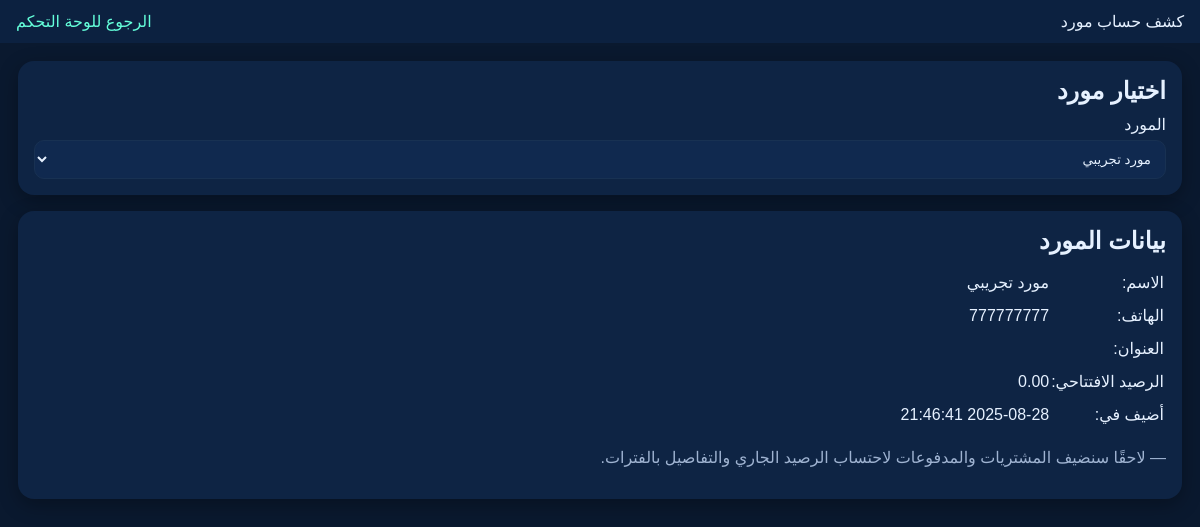
Screenshot of /supplier_statement.php?supplier_id=1 (signed in) with the database file from the repository.
### tables this page shows
CREATE TABLE `suppliers` (
  `id` int(11) NOT NULL,
  `name` varchar(100) NOT NULL,
  `phone` varchar(30) DEFAULT NULL,
  `email` varchar(100) DEFAULT NULL,
  `address` varchar(255) DEFAULT NULL,
  `opening_balance` decimal(14,2) NOT NULL DEFAULT 0.00,
  `created_at` timestamp NOT NULL DEFAULT current_timestamp()
);

### supplier_statement.php (the view, shortened to what this page needs)
<?php
$pdo = db();
$pdo->exec("
CREATE TABLE IF NOT EXISTS suppliers (
  id INT AUTO_INCREMENT PRIMARY KEY,
  name VARCHAR(150) NOT NULL,
  phone VARCHAR(50) DEFAULT NULL,
  address VARCHAR(255) DEFAULT NULL,
  opening_balance DECIMAL(14,2) NOT NULL DEFAULT 0.00,
  created_at TIMESTAMP DEFAULT CURRENT_TIMESTAMP
) ENGINE=InnoDB DEFAULT CHARSET=utf8mb4;
");
$suppliers = $pdo->query("SELECT id,name FROM suppliers ORDER BY name ASC")->fetchAll();
$selected_id = isset($_GET['supplier_id']) ? (int)$_GET['supplier_id'] : 0;
$info = null;
if ($selected_id > 0) {
  $st = $pdo->prepare("SELECT id,name,phone,address,opening_balance,created_at FROM suppliers WHERE id=?");
  $st->execute([$selected_id]);
  $info = $st->fetch();
}
?>
<!doctype html>
<html lang="ar" dir="rtl">
<head>
</head>
<body>
  <div class="header">
    <div>كشف حساب مورد</div>
    <nav><a href="./dashboard.php">الرجوع للوحة التحكم</a></nav>
  </div>
  <div class="wrap">
    <div class="card">
      <h2>اختيار مورد</h2>
      <form method="get" action="./supplier_statement.php">
        <label>المورد</label>
        <select name="supplier_id" onchange="this.form.submit()">
          <?php foreach ($suppliers as $s): ?>
            <option value="<?= (int)$s['id'] ?>" <?= $selected_id===(int)$s['id']?'selected':'' ?>>
              <?= htmlspecialchars($s['name'],ENT_QUOTES,'UTF-8') ?>
            </option>
          <?php endforeach; ?>
        </select>
      </form>
    </div>
    <?php if ($info): ?>
      <div class="card">
        <h2>بيانات المورد</h2>
        <table class="table">
          <tr><td>الاسم:</td><td><?= htmlspecialchars($info['name'],ENT_QUOTES,'UTF-8') ?></td></tr>
          <tr><td>الهاتف:</td><td><?= htmlspecialchars($info['phone']??'',ENT_QUOTES,'UTF-8') ?></td></tr>
          <tr><td>العنوان:</td><td><?= htmlspecialchars($info['address']??'',ENT_QUOTES,'UTF-8') ?></td></tr>
          <tr><td>الرصيد الافتتاحي:</td><td><?= number_format((float)$info['opening_balance'],2) ?></td></tr>
          <tr><td>أضيف في:</td><td><?= htmlspecialchars($info['created_at'],ENT_QUOTES,'UTF-8') ?></td></tr>
        </table>
        <p class="muted">— لاحقًا سنضيف المشتريات والمدفوعات لاحتساب الرصيد الجاري والتفاصيل بالفترات.</p>
      </div>
    <?php endif; ?>
  </div>
</body>
</html>

### supplier_statement.php (style rules this page uses)
:root { --bg:#0a192f;--panel:#0e2444;--accent:#64ffda;--text:#e6f1ff }
* { box-sizing:border-box }
body { margin:0;font-family:Tahoma,Arial,sans-serif;background:#0a192f;color:var(--text) }
.header { display:flex;justify-content:space-between;align-items:center;background:#0c2140;padding:12px 16px }
a { color:var(--accent);text-decoration:none }
.wrap { padding:18px;display:grid;gap:16px }
.card { background:#0e2444;border-radius:16px;padding:16px;box-shadow:0 6px 20px rgba(0,0,0,.3) }
h2 { margin:0 0 10px }
.muted { color:#9fb3d1 }
label { display:block;margin:8px 0 6px }
select { width:100%;padding:10px;border-radius:10px;border:1px solid #183152;background:#10294f;color:#e6f1ff }
.table { margin-top:10px }
td { padding:6px 0 }

### rows the page displays
suppliers: name "مورد تجريبي", phone "777777777", opening_balance "0.00", created_at "2025-08-28 21:46:41"

### other values shown
form field supplier_id "مورد تجريبي"
